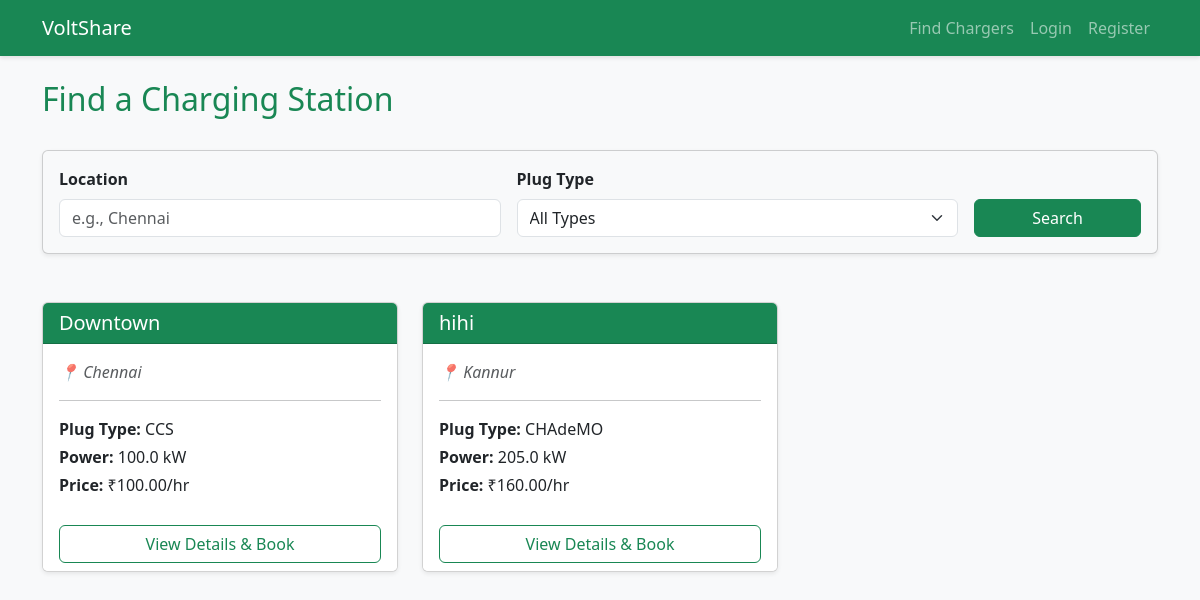
The app's page /search/ with its own data.
### charging/models.py (models this page shows, shortened)
class ChargingStation(models.Model):
    PLUG_CHOICES = (
        ('Type 1', 'Type 1'),
        ('Type 2', 'Type 2'),
        ('CCS', 'CCS'),
        ('CHAdeMO', 'CHAdeMO'),
    )
    host = models.ForeignKey(User, on_delete=models.CASCADE, related_name='charging_stations')
    station_name = models.CharField(max_length=100)
    location = models.CharField(max_length=255)
    plug_type = models.CharField(max_length=20, choices=PLUG_CHOICES)
    power_output = models.DecimalField(max_digits=5, decimal_places=1, help_text="Power in kW")
    price_per_hour = models.DecimalField(max_digits=6, decimal_places=2, help_text="Price in ₹")

### charging/views.py (the view)
# urls.py: path('search/', views.search_chargers, name='search_chargers'),
def search_chargers(request):
    stations = ChargingStation.objects.all()
    location_query = request.GET.get('location')
    plug_type_query = request.GET.get('plug_type')
    if location_query:
        stations = stations.filter(location__icontains=location_query)
    if plug_type_query and plug_type_query != 'All':
        stations = stations.filter(plug_type=plug_type_query)
    plug_choices = ChargingStation.PLUG_CHOICES
    return render(request, 'search_chargers.html', {
        'stations': stations,
        'plug_choices': plug_choices,
        'location_query': location_query,
        'plug_type_query': plug_type_query
    })

### templates/search_chargers.html (shortened to what this page needs)
{% extends "base.html" %}
{% block content %}
<div class="row mb-4">
    <div class="col-md-12">
        <h2 class="text-success">Find a Charging Station</h2>
    </div>
</div>
<div class="card shadow-sm mb-5 bg-light">
    <div class="card-body">
        <form method="GET" class="row g-3 align-items-end">
            <div class="col-md-5">
                <label for="location" class="form-label fw-bold">Location</label>
                <input type="text" class="form-control" id="location" name="location" placeholder="e.g., Chennai" value="{{ location_query|default:'' }}">
            </div>
            <div class="col-md-5">
                <label for="plug_type" class="form-label fw-bold">Plug Type</label>
                <select id="plug_type" name="plug_type" class="form-select">
                    <option value="All">All Types</option>
                </select>
            </div>
            <div class="col-md-2">
                <button type="submit" class="btn btn-success w-100">Search</button>
            </div>
        </form>
    </div>
</div>
<div class="row">
    {% if stations %}
        {% for station in stations %}
        <div class="col-md-4 mb-4">
            <div class="card shadow-sm h-100">
                <div class="card-header bg-success text-white">
                    <h5 class="mb-0">{{ station.station_name }}</h5>
                </div>
                <div class="card-body">
                    <p class="mb-1"><i class="text-muted">📍 {{ station.location }}</i></p>
                    <hr>
                    <p class="mb-1"><strong>Plug Type:</strong> {{ station.plug_type }}</p>
                    <p class="mb-1"><strong>Power:</strong> {{ station.power_output }} kW</p>
                    <p class="mb-1"><strong>Price:</strong> ₹{{ station.price_per_hour }}/hr</p>
                </div>
                <div class="card-footer bg-white border-top-0">
                    <a href="{% url 'charger_details' station.id %}" class="btn btn-outline-success w-100">
                        {% if user.is_authenticated and user.userprofile.role == 'Host' %}View Details{% else %}View Details & Book{% endif %}
                    </a>
                </div>
            </div>
        </div>
        {% endfor %}
    {% else %}
        <div class="col-md-12 text-center text-muted mt-5">
            <h4>No chargers found matching your search.</h4>
            <p>Try searching for a different location or plug type.</p>
        </div>
    {% endif %}
</div>
{% endblock %}

### static/css/style.css (style rules this page uses)
body { background-color: #f8f9fa; font-family: 'Segoe UI', Tahoma, Geneva, Verdana, sans-serif; }
.card { transition: transform 0.2s; }

### records on screen
ChargingStation: station_name "Downtown", location "Chennai", plug_type "CCS", power_output "100.0", price_per_hour "100.00"
ChargingStation: station_name "hihi", location "Kannur", plug_type "CHAdeMO", power_output "205.0", price_per_hour "160.00"
